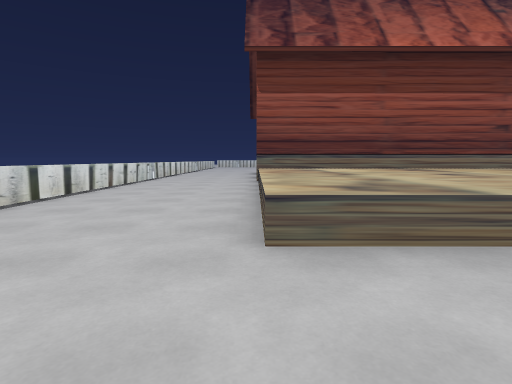
[1] (above)

19 first-person views from a walk through a Godot game level. The camera is 1.3 m above the floor, tilts 6° down and sees 80° across. The floor is counted in squares, 2 m on a side. Each view is taken from the middle of a square. On the plan, view 1 faces up. The plan holds only what a view shows up to about 10 squares ahead; the rest is blank. The place goes on beyond the plan.

[2]
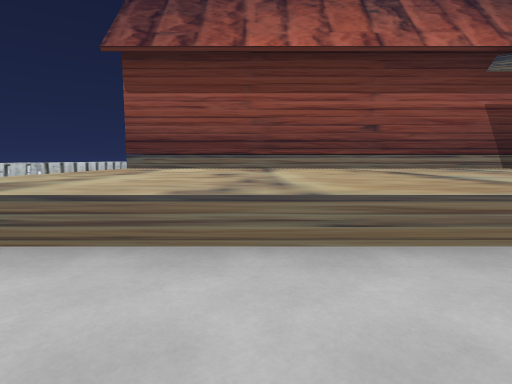

[3]
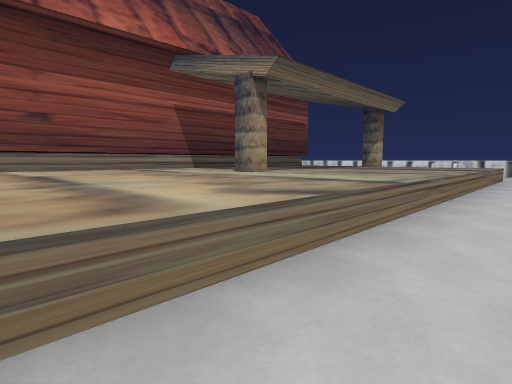

[4]
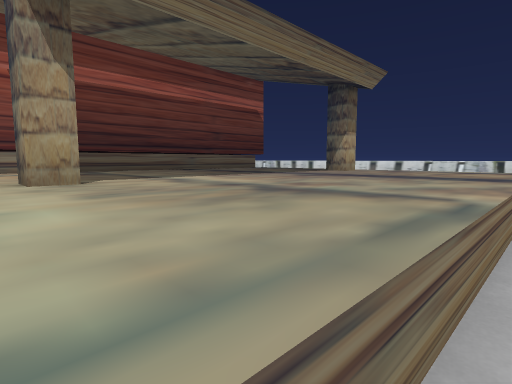

[5]
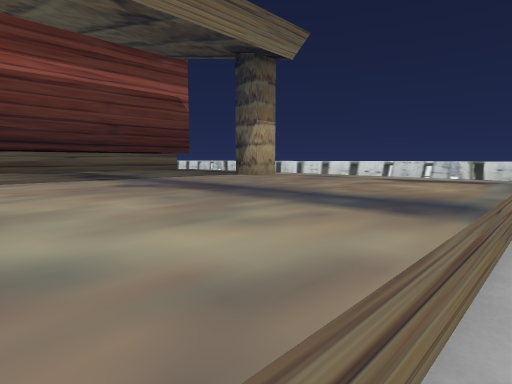

[6]
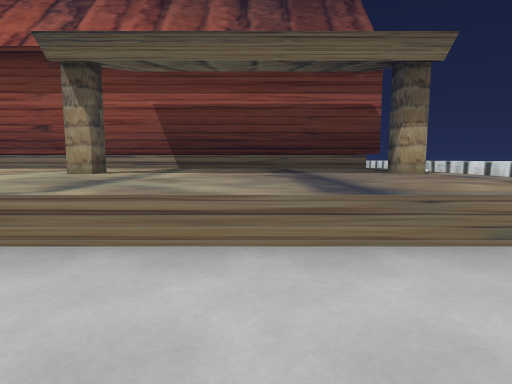

[7]
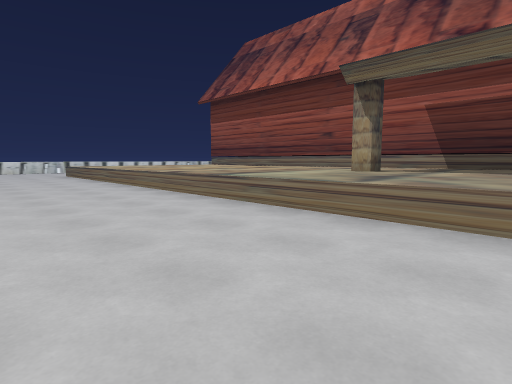

[8]
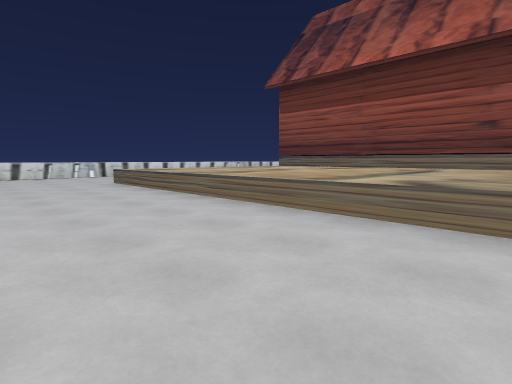

[9]
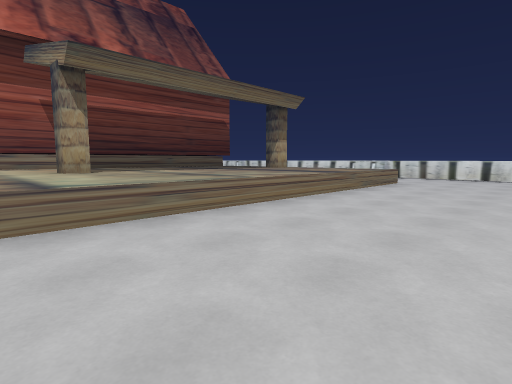

[10]
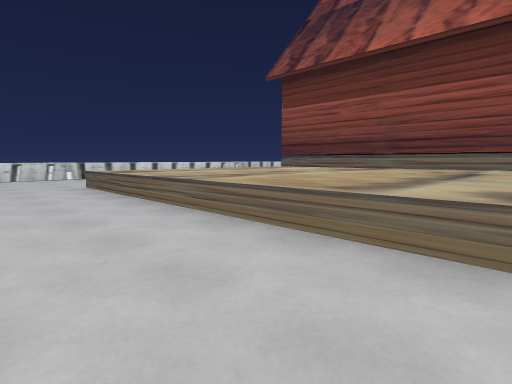

[11]
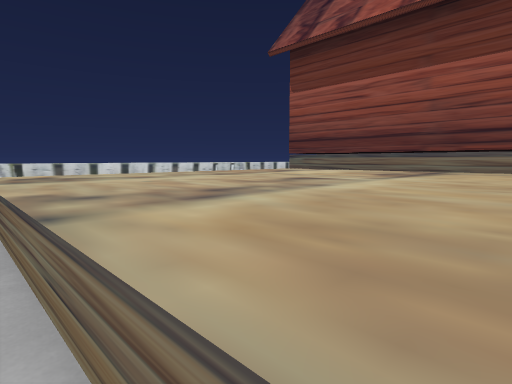

[12]
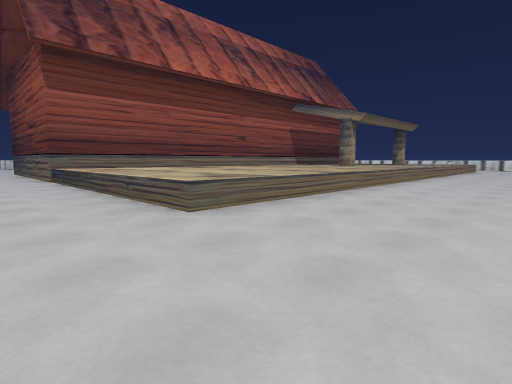

[13]
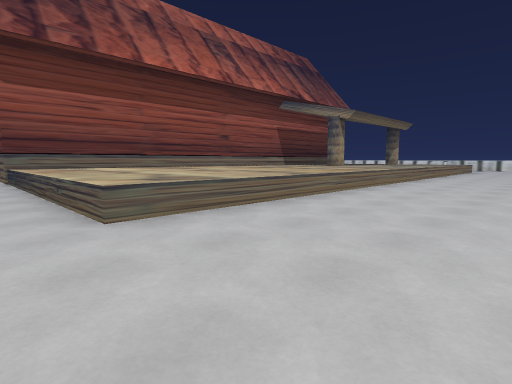

[14]
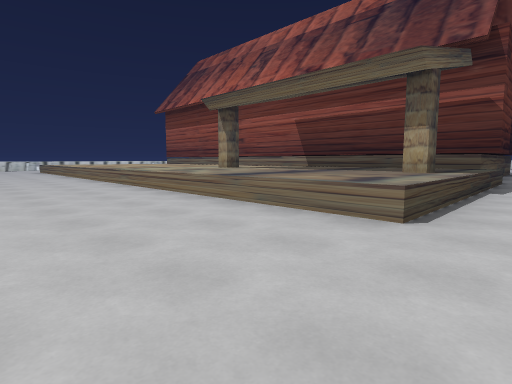

[15]
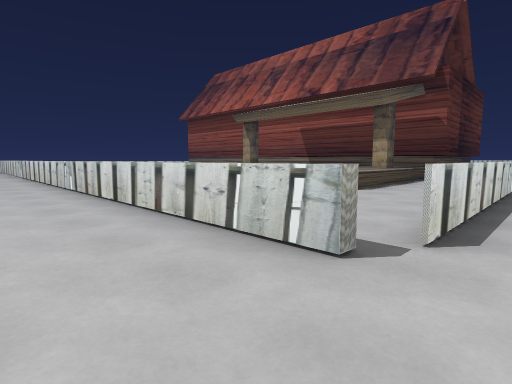

[16]
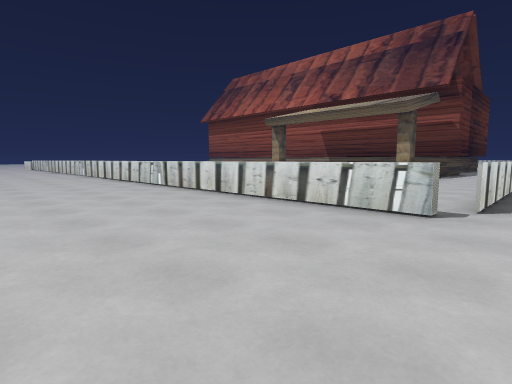

[17]
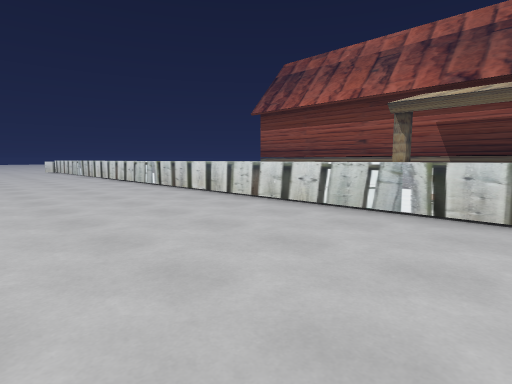

[18]
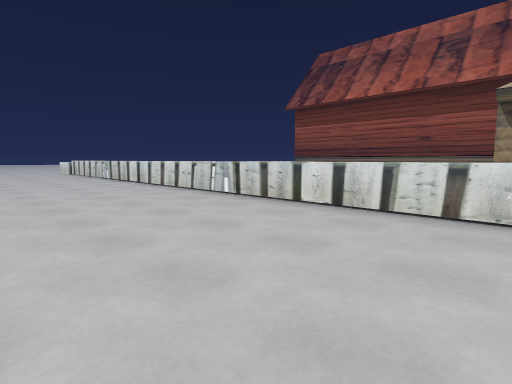

[19]
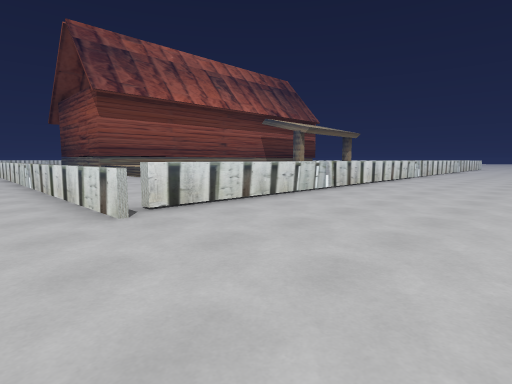

### Floor plan
Key: @ floor where view 1 was taken; # wall or solid block; . floor; = window, fence, low wall or low ledge; ^ raised ledge.
Columns run from 5 left of view 1 to 21 right of it. Each row starts with its distance up from view 1.
 12                       #
 11     .#                #
 10  =...##################. =
  9  =...^^^^^^^^^^^^^^^^^^^ =
  8  =...^^^^^^^^^^^^^^^^^^^ =
  7  =...^^^^^^^^^^^^^^^^^^^ =
  6  =...^^^^^^^^^^^^^^^^^^^.=
  5  =...^^^^^^^^^^^^^^^^^^^.=
  4  =...^^^^^^^^^^^^^^^^^^^.=
  3  =...^^^^^^^^^^^^^^^^^^^.=
  2  =.......................=
  1  =.......................=.
  0  =...@...................=.
 -1 .=.......................=.
 -2 .=#^^^^^^^^^^^^^^^^^^^^^^#.
 -3 ...........................
 -4 ...........................
 -5 ...........................
 -6 ......      ...............

Where each view was taken, in squares from view 1:
view 1: 0 up, 0 right, facing up
view 2: 0 up, 4 right, facing up
view 3: 1 up, 6 right, facing up-right
view 4: 2 up, 10 right, facing up-right
view 5: 2 up, 13 right, facing up-right
view 6: 0 up, 14 right, facing up
view 7: 1 down, 14 right, facing up-left
view 8: 1 down, 9 right, facing up-left
view 9: 1 down, 9 right, facing up-right
view 10: 0 up, 8 right, facing up-left
view 11: 2 up, 6 right, facing up-left
view 12: 1 down, 2 left, facing up-right
view 13: 1 down, 1 left, facing up-right
view 14: 1 down, 19 right, facing up-left
view 15: 4 down, 21 right, facing up-left
view 16: 6 down, 21 right, facing up-left
view 17: 6 down, 15 right, facing up-left
view 18: 6 down, 12 right, facing up-left
view 19: 6 down, 5 left, facing up-right
